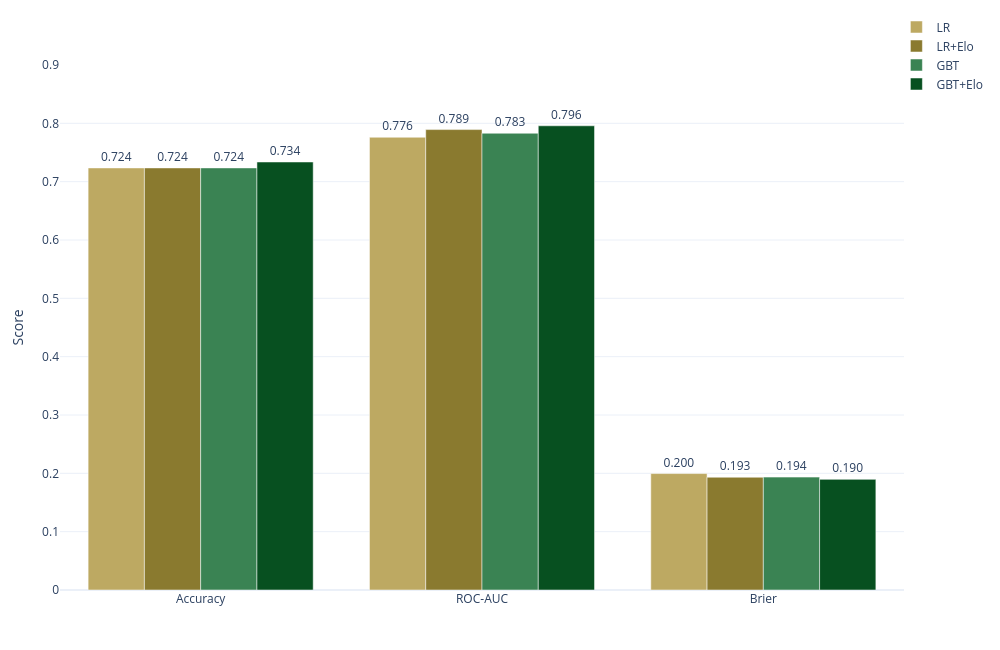

The cell this chart's notebook holds for it:
### Code cell
metrics = [('acc','Accuracy'),('auc','ROC-AUC'),('brier','Brier')]
configs  = [
    ('LR',      '#BDA962', results['no_elo']['lr'][2]),
    ('LR+Elo',  SECONDARY, results['with_elo']['lr'][2]),
    ('GBT',     '#3A8353', results['no_elo']['xgb'][2]),
    ('GBT+Elo', PRIMARY, results['with_elo']['xgb'][2]),
]

fig = go.Figure()

for lbl, col, m in configs:  # ← Nur 3 Werte!
    vals = [m[k] for k, _ in metrics]
    fig.add_trace(go.Bar(
        x=[n for _, n in metrics],
        y=vals,
        name=lbl,
        marker=dict(color=col),
        text=[f'{v:.3f}' for v in vals],
        textposition='outside',
        hovertemplate='<b>%{fullData.name}</b><br>%{x}<br>%{y:.3f}<extra></extra>'
    ))

fig.update_layout(
    barmode='group',
    yaxis_title='Score',
    template='plotly_white',
    height=PLOT_HEIGHT,
    width=PLOT_WIDTH,
    yaxis=dict(range=[0, 0.9]),
    hovermode='closest',
    legend=dict(x=1.1, y=1.1, xanchor='right', yanchor='top'),
    margin=dict(l=60, r=60, t=60, b=60)
)

fig.show()

### Figure 1 — Plotly figure (JSON) as saved in the notebook; plotly's stock layout.template omitted (floating-point values rounded to 4 significant figures)
{"data": [{"hovertemplate": "<b>%{fullData.name}</b><br>%{x}<br>%{y:.3f}<extra></extra>", "marker": {"color": "#BDA962"}, "name": "LR", "text": ["0.724", "0.776", "0.200"], "textposition": "outside", "type": "bar", "x": ["Accuracy", "ROC-AUC", "Brier"], "y": [0.7236, 0.7761, 0.1996]}, {"hovertemplate": "<b>%{fullData.name}</b><br>%{x}<br>%{y:.3f}<extra></extra>", "marker": {"color": "#8A7A2F"}, "name": "LR+Elo", "text": ["0.724", "0.789", "0.193"], "textposition": "outside", "type": "bar", "x": ["Accuracy", "ROC-AUC", "Brier"], "y": [0.7236, 0.7893, 0.1933]}, {"hovertemplate": "<b>%{fullData.name}</b><br>%{x}<br>%{y:.3f}<extra></extra>", "marker": {"color": "#3A8353"}, "name": "GBT", "text": ["0.724", "0.783", "0.194"], "textposition": "outside", "type": "bar", "x": ["Accuracy", "ROC-AUC", "Brier"], "y": [0.7236, 0.783, 0.1935]}, {"hovertemplate": "<b>%{fullData.name}</b><br>%{x}<br>%{y:.3f}<extra></extra>", "marker": {"color": "#075020"}, "name": "GBT+Elo", "text": ["0.734", "0.796", "0.190"], "textposition": "outside", "type": "bar", "x": ["Accuracy", "ROC-AUC", "Brier"], "y": [0.7337, 0.7958, 0.1897]}], "layout": {"barmode": "group", "height": 650, "hovermode": "closest", "legend": {"x": 1.1, "xanchor": "right", "y": 1.1, "yanchor": "top"}, "margin": {"b": 60, "l": 60, "r": 60, "t": 60}, "width": 1000, "yaxis": {"range": [0, 0.9], "title": {"text": "Score"}}}}
